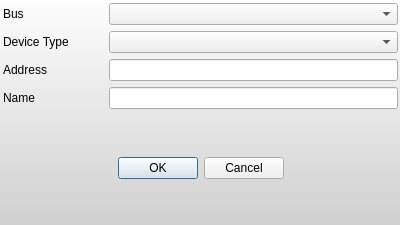
<?xml version="1.0" encoding="UTF-8"?>
<ui version="4.0">
 <class>AddDeviceDialog</class>
 <widget class="QDialog" name="AddDeviceDialog">
  <property name="geometry">
   <rect>
    <x>0</x>
    <y>0</y>
    <width>400</width>
    <height>225</height>
   </rect>
  </property>
  <property name="sizePolicy">
   <sizepolicy hsizetype="Fixed" vsizetype="Fixed">
    <horstretch>0</horstretch>
    <verstretch>0</verstretch>
   </sizepolicy>
  </property>
  <property name="windowTitle">
   <string>Add Device</string>
  </property>
  <property name="styleSheet">
   <string notr="true">#AddDeviceDialog {
background-color: qlineargradient(spread:pad, x1:0, y1:0, x2:0, y2:1, stop:0 rgba(253, 253, 253, 255), stop:1 rgba(208, 208, 208, 255));
}</string>
  </property>
  <widget class="QWidget" name="gridLayoutWidget">
   <property name="geometry">
    <rect>
     <x>0</x>
     <y>0</y>
     <width>401</width>
     <height>221</height>
    </rect>
   </property>
   <layout class="QGridLayout" name="gridLayout">
    <item row="5" column="1" colspan="2">
     <widget class="QDialogButtonBox" name="buttonBox">
      <property name="orientation">
       <enum>Qt::Horizontal</enum>
      </property>
      <property name="standardButtons">
       <set>QDialogButtonBox::Cancel|QDialogButtonBox::Ok</set>
      </property>
      <property name="centerButtons">
       <bool>true</bool>
      </property>
     </widget>
    </item>
    <item row="1" column="1">
     <widget class="QLabel" name="label">
      <property name="text">
       <string>Bus</string>
      </property>
     </widget>
    </item>
    <item row="1" column="2">
     <widget class="QComboBox" name="busList"/>
    </item>
    <item row="4" column="1">
     <widget class="QLabel" name="label_2">
      <property name="text">
       <string>Name</string>
      </property>
     </widget>
    </item>
    <item row="4" column="2">
     <widget class="QLineEdit" name="devName"/>
    </item>
    <item row="2" column="1">
     <widget class="QLabel" name="label_3">
      <property name="text">
       <string>Device Type</string>
      </property>
     </widget>
    </item>
    <item row="2" column="2">
     <widget class="QComboBox" name="deviceTypeList"/>
    </item>
    <item row="3" column="1">
     <widget class="QLabel" name="label_4">
      <property name="text">
       <string>Address</string>
      </property>
     </widget>
    </item>
    <item row="3" column="2">
     <widget class="QLineEdit" name="devAddr"/>
    </item>
    <item row="0" column="1">
     <spacer name="horizontalSpacer">
      <property name="orientation">
       <enum>Qt::Horizontal</enum>
      </property>
      <property name="sizeType">
       <enum>QSizePolicy::Fixed</enum>
      </property>
      <property name="sizeHint" stdset="0">
       <size>
        <width>100</width>
        <height>3</height>
       </size>
      </property>
     </spacer>
    </item>
    <item row="0" column="2">
     <spacer name="verticalSpacer">
      <property name="orientation">
       <enum>Qt::Vertical</enum>
      </property>
      <property name="sizeType">
       <enum>QSizePolicy::Fixed</enum>
      </property>
      <property name="sizeHint" stdset="0">
       <size>
        <width>20</width>
        <height>1</height>
       </size>
      </property>
     </spacer>
    </item>
    <item row="0" column="0">
     <spacer name="horizontalSpacer_2">
      <property name="orientation">
       <enum>Qt::Horizontal</enum>
      </property>
      <property name="sizeType">
       <enum>QSizePolicy::Fixed</enum>
      </property>
      <property name="sizeHint" stdset="0">
       <size>
        <width>3</width>
        <height>3</height>
       </size>
      </property>
     </spacer>
    </item>
    <item row="0" column="3">
     <spacer name="horizontalSpacer_3">
      <property name="orientation">
       <enum>Qt::Horizontal</enum>
      </property>
      <property name="sizeType">
       <enum>QSizePolicy::Fixed</enum>
      </property>
      <property name="sizeHint" stdset="0">
       <size>
        <width>3</width>
        <height>3</height>
       </size>
      </property>
     </spacer>
    </item>
    <item row="5" column="3">
     <spacer name="verticalSpacer_2">
      <property name="orientation">
       <enum>Qt::Vertical</enum>
      </property>
      <property name="sizeHint" stdset="0">
       <size>
        <width>3</width>
        <height>40</height>
       </size>
      </property>
     </spacer>
    </item>
   </layout>
  </widget>
 </widget>
 <resources/>
 <connections>
  <connection>
   <sender>buttonBox</sender>
   <signal>accepted()</signal>
   <receiver>AddDeviceDialog</receiver>
   <slot>accept()</slot>
   <hints>
    <hint type="sourcelabel">
     <x>248</x>
     <y>254</y>
    </hint>
    <hint type="destinationlabel">
     <x>157</x>
     <y>274</y>
    </hint>
   </hints>
  </connection>
  <connection>
   <sender>buttonBox</sender>
   <signal>rejected()</signal>
   <receiver>AddDeviceDialog</receiver>
   <slot>reject()</slot>
   <hints>
    <hint type="sourcelabel">
     <x>316</x>
     <y>260</y>
    </hint>
    <hint type="destinationlabel">
     <x>286</x>
     <y>274</y>
    </hint>
   </hints>
  </connection>
 </connections>
</ui>
